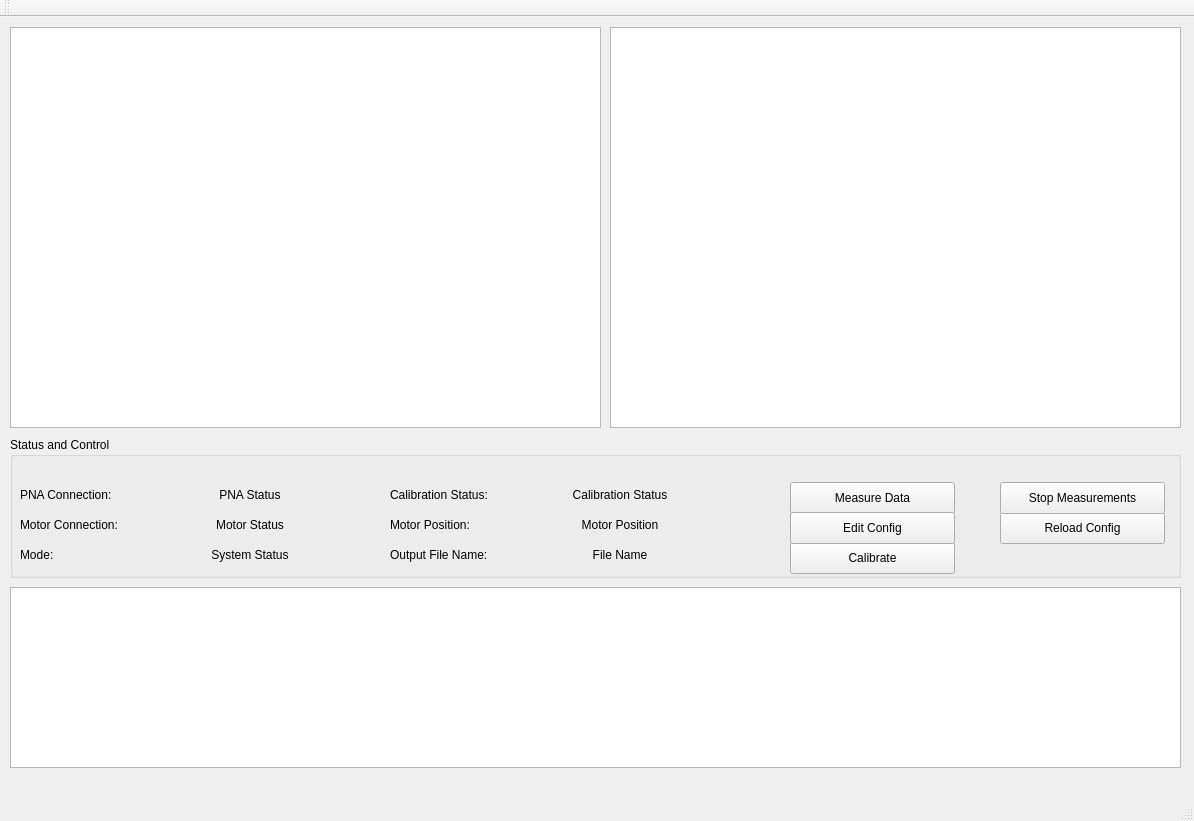
<?xml version="1.0" encoding="UTF-8"?>
<ui version="4.0">
 <class>MainWindow</class>
 <widget class="QMainWindow" name="MainWindow">
  <property name="geometry">
   <rect>
    <x>0</x>
    <y>0</y>
    <width>1194</width>
    <height>821</height>
   </rect>
  </property>
  <property name="windowTitle">
   <string>RCM Measurement GUI</string>
  </property>
  <widget class="QWidget" name="centralWidget">
   <widget class="QGroupBox" name="groupBox">
    <property name="geometry">
     <rect>
      <x>10</x>
      <y>420</y>
      <width>1171</width>
      <height>141</height>
     </rect>
    </property>
    <property name="font">
     <font>
      <weight>50</weight>
      <bold>false</bold>
     </font>
    </property>
    <property name="title">
     <string>Status and Control</string>
    </property>
    <widget class="QLabel" name="label">
     <property name="geometry">
      <rect>
       <x>10</x>
       <y>50</y>
       <width>131</width>
       <height>16</height>
      </rect>
     </property>
     <property name="text">
      <string>PNA Connection:</string>
     </property>
    </widget>
    <widget class="QLabel" name="label_2">
     <property name="geometry">
      <rect>
       <x>10</x>
       <y>80</y>
       <width>171</width>
       <height>16</height>
      </rect>
     </property>
     <property name="text">
      <string>Motor Connection:</string>
     </property>
    </widget>
    <widget class="QLabel" name="label_3">
     <property name="geometry">
      <rect>
       <x>10</x>
       <y>110</y>
       <width>131</width>
       <height>16</height>
      </rect>
     </property>
     <property name="text">
      <string>Mode:</string>
     </property>
    </widget>
    <widget class="QLabel" name="pnaConnectionLabel">
     <property name="geometry">
      <rect>
       <x>140</x>
       <y>50</y>
       <width>200</width>
       <height>16</height>
      </rect>
     </property>
     <property name="text">
      <string>PNA Status</string>
     </property>
     <property name="scaledContents">
      <bool>false</bool>
     </property>
     <property name="alignment">
      <set>Qt::AlignCenter</set>
     </property>
    </widget>
    <widget class="QLabel" name="motorStatusLabel">
     <property name="geometry">
      <rect>
       <x>140</x>
       <y>80</y>
       <width>200</width>
       <height>16</height>
      </rect>
     </property>
     <property name="text">
      <string>Motor Status</string>
     </property>
     <property name="scaledContents">
      <bool>false</bool>
     </property>
     <property name="alignment">
      <set>Qt::AlignCenter</set>
     </property>
    </widget>
    <widget class="QLabel" name="systemStatusLabel">
     <property name="geometry">
      <rect>
       <x>140</x>
       <y>110</y>
       <width>200</width>
       <height>16</height>
      </rect>
     </property>
     <property name="text">
      <string>System Status</string>
     </property>
     <property name="scaledContents">
      <bool>false</bool>
     </property>
     <property name="alignment">
      <set>Qt::AlignCenter</set>
     </property>
    </widget>
    <widget class="QPushButton" name="calibrateButton">
     <property name="geometry">
      <rect>
       <x>780</x>
       <y>105</y>
       <width>165</width>
       <height>32</height>
      </rect>
     </property>
     <property name="text">
      <string>Calibrate</string>
     </property>
    </widget>
    <widget class="QPushButton" name="measureDataButton">
     <property name="geometry">
      <rect>
       <x>780</x>
       <y>45</y>
       <width>165</width>
       <height>32</height>
      </rect>
     </property>
     <property name="text">
      <string>Measure Data</string>
     </property>
    </widget>
    <widget class="QPushButton" name="editConfigButton">
     <property name="geometry">
      <rect>
       <x>780</x>
       <y>75</y>
       <width>165</width>
       <height>32</height>
      </rect>
     </property>
     <property name="text">
      <string>Edit Config</string>
     </property>
    </widget>
    <widget class="QPushButton" name="reloadConfigButton">
     <property name="geometry">
      <rect>
       <x>990</x>
       <y>75</y>
       <width>165</width>
       <height>32</height>
      </rect>
     </property>
     <property name="text">
      <string>Reload Config</string>
     </property>
    </widget>
    <widget class="QPushButton" name="stopMeasurementButton">
     <property name="geometry">
      <rect>
       <x>990</x>
       <y>45</y>
       <width>165</width>
       <height>32</height>
      </rect>
     </property>
     <property name="text">
      <string>Stop Measurements</string>
     </property>
    </widget>
    <widget class="QLabel" name="label_4">
     <property name="geometry">
      <rect>
       <x>380</x>
       <y>50</y>
       <width>131</width>
       <height>16</height>
      </rect>
     </property>
     <property name="text">
      <string>Calibration Status:</string>
     </property>
    </widget>
    <widget class="QLabel" name="label_5">
     <property name="geometry">
      <rect>
       <x>380</x>
       <y>80</y>
       <width>131</width>
       <height>16</height>
      </rect>
     </property>
     <property name="text">
      <string>Motor Position:</string>
     </property>
    </widget>
    <widget class="QLabel" name="motorPositionLabel">
     <property name="geometry">
      <rect>
       <x>510</x>
       <y>80</y>
       <width>200</width>
       <height>16</height>
      </rect>
     </property>
     <property name="text">
      <string>Motor Position</string>
     </property>
     <property name="scaledContents">
      <bool>false</bool>
     </property>
     <property name="alignment">
      <set>Qt::AlignCenter</set>
     </property>
    </widget>
    <widget class="QLabel" name="calibrationStatusLabel">
     <property name="geometry">
      <rect>
       <x>510</x>
       <y>50</y>
       <width>200</width>
       <height>16</height>
      </rect>
     </property>
     <property name="text">
      <string>Calibration Status</string>
     </property>
     <property name="scaledContents">
      <bool>false</bool>
     </property>
     <property name="alignment">
      <set>Qt::AlignCenter</set>
     </property>
    </widget>
    <widget class="QLabel" name="label_6">
     <property name="geometry">
      <rect>
       <x>380</x>
       <y>110</y>
       <width>131</width>
       <height>16</height>
      </rect>
     </property>
     <property name="text">
      <string>Output File Name:</string>
     </property>
    </widget>
    <widget class="QLabel" name="fileNameLabel">
     <property name="geometry">
      <rect>
       <x>510</x>
       <y>110</y>
       <width>200</width>
       <height>16</height>
      </rect>
     </property>
     <property name="text">
      <string>File Name</string>
     </property>
     <property name="scaledContents">
      <bool>false</bool>
     </property>
     <property name="alignment">
      <set>Qt::AlignCenter</set>
     </property>
    </widget>
   </widget>
   <widget class="QtCharts::QChartView" name="realChartView">
    <property name="geometry">
     <rect>
      <x>10</x>
      <y>10</y>
      <width>591</width>
      <height>401</height>
     </rect>
    </property>
   </widget>
   <widget class="QtCharts::QChartView" name="imagChartView">
    <property name="geometry">
     <rect>
      <x>610</x>
      <y>10</y>
      <width>571</width>
      <height>401</height>
     </rect>
    </property>
   </widget>
   <widget class="QTextBrowser" name="logMessageWindow">
    <property name="geometry">
     <rect>
      <x>10</x>
      <y>570</y>
      <width>1171</width>
      <height>181</height>
     </rect>
    </property>
   </widget>
  </widget>
  <widget class="QMenuBar" name="menuBar">
   <property name="geometry">
    <rect>
     <x>0</x>
     <y>0</y>
     <width>1194</width>
     <height>22</height>
    </rect>
   </property>
  </widget>
  <widget class="QToolBar" name="mainToolBar">
   <attribute name="toolBarArea">
    <enum>TopToolBarArea</enum>
   </attribute>
   <attribute name="toolBarBreak">
    <bool>false</bool>
   </attribute>
  </widget>
  <widget class="QStatusBar" name="statusBar"/>
 </widget>
 <layoutdefault spacing="6" margin="11"/>
 <customwidgets>
  <customwidget>
   <class>QtCharts::QChartView</class>
   <extends>QGraphicsView</extends>
   <header>qchartview.h</header>
  </customwidget>
 </customwidgets>
 <resources/>
 <connections/>
</ui>
